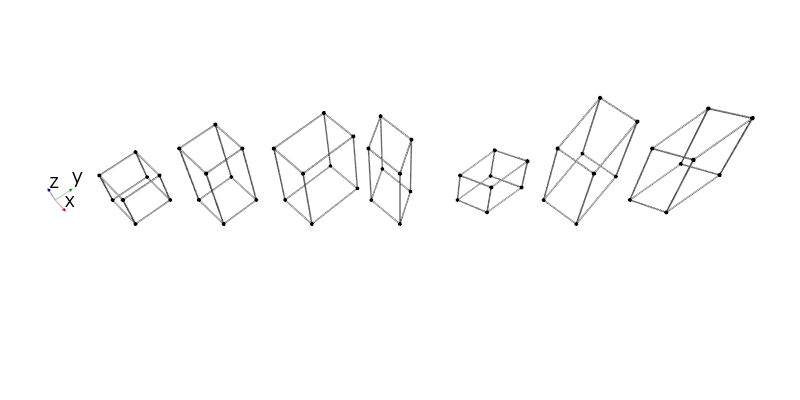

This chart was generated by the following Python code:
#!/usr/bin/env python
import vtk, os
from pymicro.crystal.lattice import Lattice
from pymicro.view.scene3d import Scene3D
from pymicro.view.vtk_utils import lattice_grid, lattice_3d, lattice_3d_with_planes, axes_actor, apply_translation_to_actor

if __name__ == '__main__':
  '''
  Create a 3d scene with all the crystal lattice types.
  Each lattice is created separatly and added to the scene
  with a small offset so it is displayed nicely.
  '''

  # create the 3D scene
  base_name = os.path.splitext(__file__)[0]
  s3d = Scene3D(display=False, ren_size=(800,400), name=base_name)

  # create all the different unit lattice cells
  a = 1.0
  b = 1.5
  c = 2.0
  alpha = 66
  beta = 66
  gamma = 66

  l = Lattice.cubic(a)
  cubic = lattice_3d(l)
  apply_translation_to_actor(cubic, (0.5, 0.5, 0.0))

  l = Lattice.tetragonal(a, c)
  tetragonal = lattice_3d(l)
  apply_translation_to_actor(tetragonal, (2.0, 2.0, 0.0))

  l = Lattice.orthorombic(a, b, c)
  orthorombic = lattice_3d(l)
  apply_translation_to_actor(orthorombic, (3.5, 3.5, 0.0))

  l = Lattice.hexagonal(a, c)
  hexagonal = lattice_3d(l)
  apply_translation_to_actor(hexagonal, (5.0, 5.0, 0.0))

  l = Lattice.rhombohedral(a, alpha)
  rhombohedral = lattice_3d(l)
  apply_translation_to_actor(rhombohedral, (6.5, 6.5, 0.0))

  l = Lattice.monoclinic(a, b, c, alpha)
  monoclinic = lattice_3d(l)
  apply_translation_to_actor(monoclinic, (8.0, 8.0, 0.0))

  l = Lattice.triclinic(a, b, c, alpha, beta, gamma)
  triclinic = lattice_3d(l)
  apply_translation_to_actor(triclinic, (9.5, 9.5, 0.0))

  # add actors to the 3d scene
  s3d.add(cubic)
  s3d.add(tetragonal)
  s3d.add(orthorombic)
  s3d.add(hexagonal)
  s3d.add(rhombohedral)
  s3d.add(monoclinic)
  s3d.add(triclinic)

  # add axes actor
  axes = axes_actor(length = 0.5)
  transform = vtk.vtkTransform()
  transform.Translate(-0.5, -0.5, 0.0)
  axes.SetUserTransform(transform)
  s3d.add(axes)

  # set up camera
  cam = vtk.vtkCamera()
  cam.SetViewUp(0, 0, 1)
  cam.SetPosition(7, 4, 3)
  cam.SetFocalPoint(5.5, 5.5, 0)
  cam.SetClippingRange(-20, 20)
  cam.Dolly(0.2)
  s3d.set_camera(cam)
  s3d.render()

  # thumbnail for the image gallery
  from matplotlib import image
  image_name = base_name + '.png'
  image.thumbnail(image_name, 'thumb_' + image_name, 0.2)
